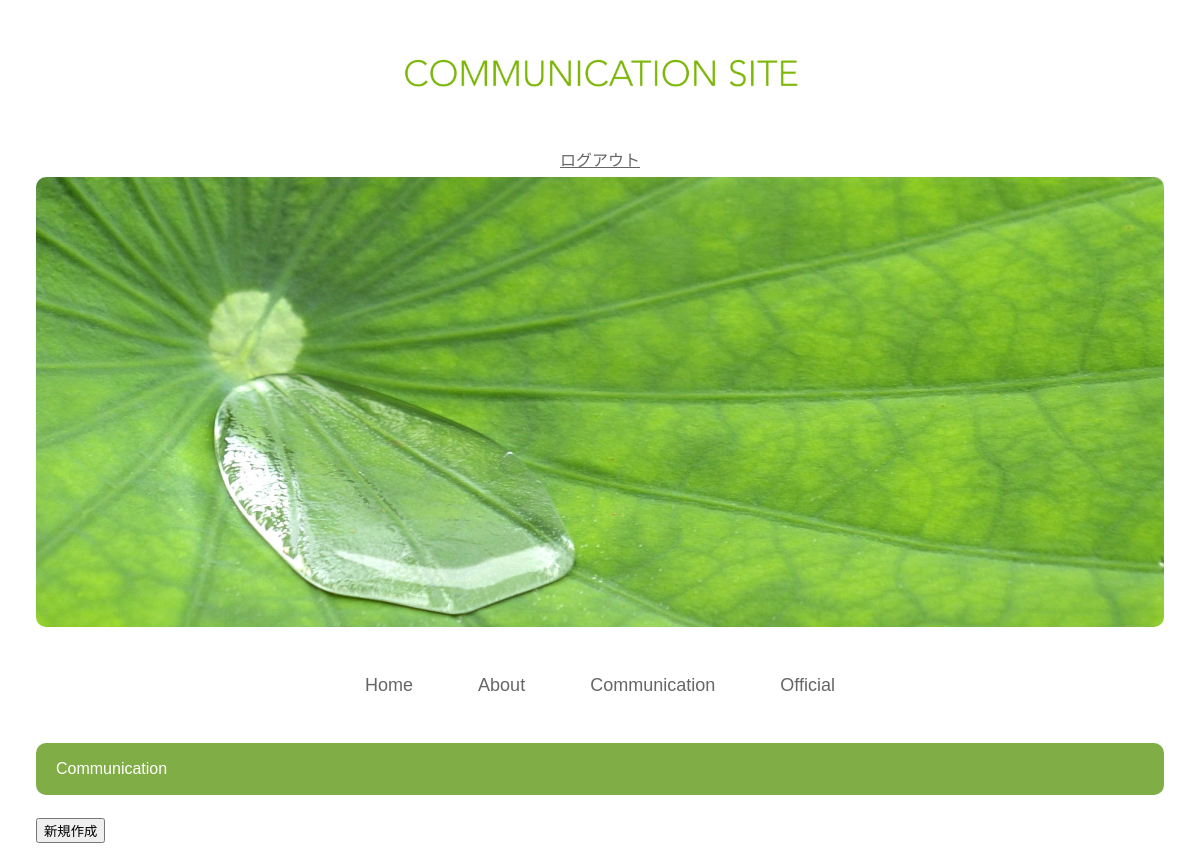
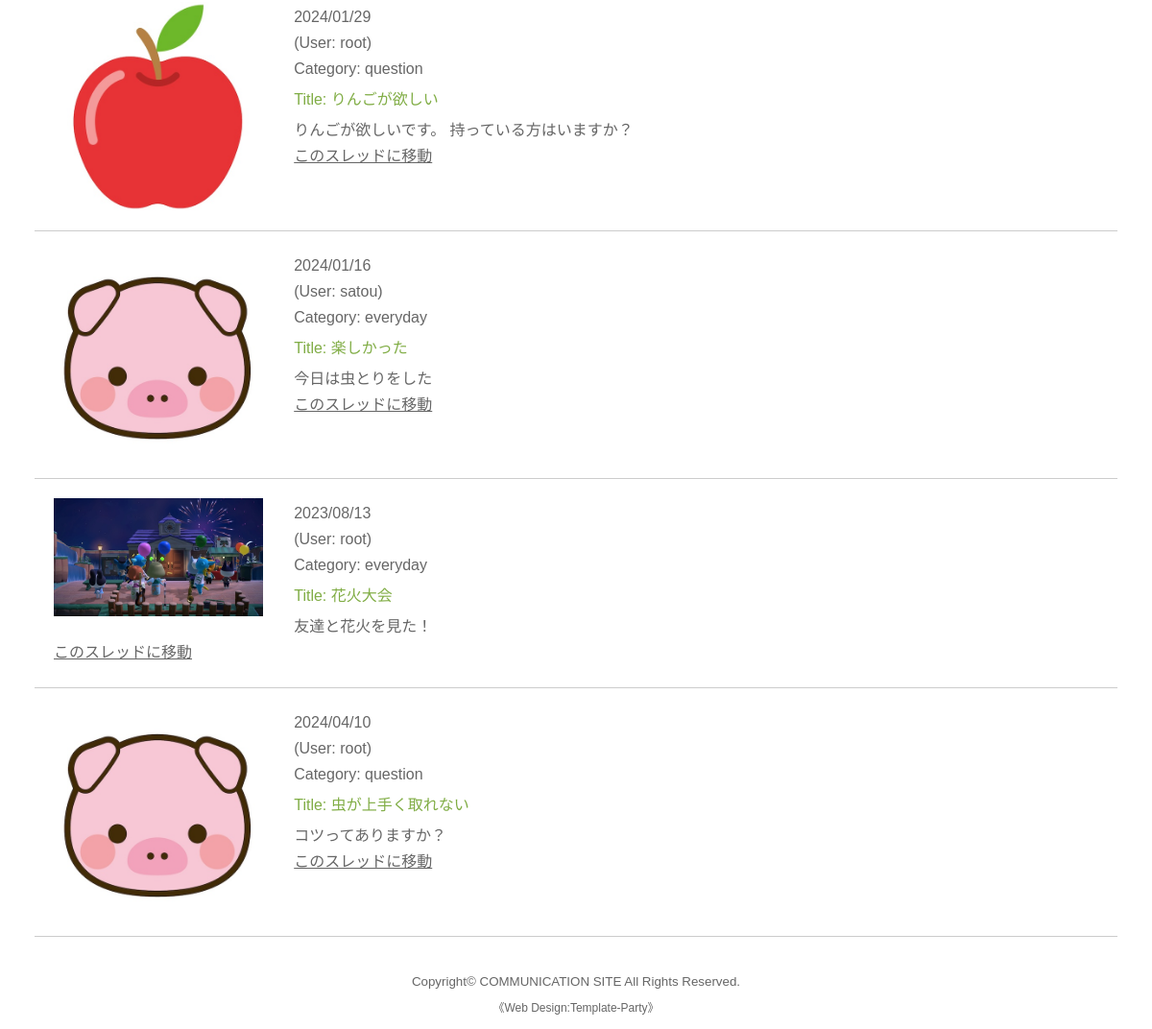
The page /communication/ (signed in) on the database its author committed (2 pictures, top to bottom).
### ac/models.py (models this page shows, shortened)
class Com(models.Model):
    created = models.DateTimeField(default=datetime.now())
    category = models.CharField(
               max_length=100,
               choices = CATEGORY
               )
    image = models.ImageField(null=True, blank=True, upload_to='upload/', default='upload/1896615.jpg')
    title = models.CharField(max_length=100)
    text = models.TextField(max_length=500)
    user = models.ForeignKey('auth.User', on_delete=models.CASCADE)

### ac/views.py (the view)
# urls.py: path('communication/', views.ListComView.as_view(), name='communication'),
class ListComView(LoginRequiredMixin, ListView):
    template_name = 'ac/communication.html'
    model = Com

### ac/templates/ac/communication.html (shortened to what this page needs)
{% extends 'base.html' %}
{% load static %}
{% block content %}
<div id="contents">
<section>
<h2>Communication</h2>
<a href="{% url 'communication_create' %}"><button type="submit">新規作成</button></a>
{% for item in object_list %}
<div class="list">
<img src="{{ item.image.url }}">
<p>{{ item.created|date:'Y/m/d' }}</p>
<p>(User: {{ item.user.username }})</p>
<p>Category: {{ item.category }}</p>
<h4>Title: {{ item.title }}</h4>
<p>{{ item.text }}</p>
<p><a href="{% url 'communication_detail' item.pk %}" class="btn btn-primary">このスレッドに移動</a></p>
</div>
{% endfor %}
</section>
</div>
{% endblock content %}

### templates/base.html (shortened to what this page needs)
{% load static %}
<!DOCTYPE html>
<html lang="ja">
<head>
<link rel="stylesheet" type="text/css" href="{% static 'ac/css/style.css' %}">
</head>
<body>
<div id="container">
    <header>
        <h1 id="logo"><a href="{% url 'home' %}"><img src="{% static 'ac/images/IMG_0389.jpg' %}" alt="SAMPLE SITE"></a></h1>
        <div class="navbar-nav d-flex flex-row">
            {% if request.user.is_authenticated %}
                <a class="nav-link mx-3" href="{% url 'accounts:logout' %}">ログアウト</a>
            {% else %}
                <a class="nav-link mx-3" href="{% url 'accounts:login' %}">ログイン</a>
                <a class="nav-link mx-3" href="{% url 'accounts:signup' %}">会員登録</a>
            {% endif %}
        </div>
        <aside id="mainimg"><img src="{% static 'ac/images/mainimg.jpg' %}" alt=""></aside>
    </header>
    <nav id="menubar">
        <ul>
            <li><a href="{% url 'home' %}">Home</a></li>
            <li><a href="{% url 'about' %}">About</a></li>
            <li><a href="{% url 'communication' %}">Communication</a></li>
            <li><a href="{% url 'official' %}">Official</a></li>
        </ul>
    </nav>
{% block content %}{% endblock content %}
<footer>
    <small>Copyright&copy; <a href="{% url 'home' %}">COMMUNICATION SITE</a> All Rights Reserved.</small>
    <span class="pr">《<a href="https://template-party.com/" target="_blank">Web Design:Template-Party</a>》</span>
</footer>
</div>
</body>
</html>

### ac/static/ac/css/style.css (style rules this page uses)
body { margin: 0px; padding: 0px; -webkit-text-size-adjust: none; color: #666; font-family: "ヒラギノ角ゴ Pro W3", "Hiragino Kaku Gothic Pro", "メイリオ", Meiryo, Osaka, "ＭＳ Ｐゴシック", "MS PGothic", sans-serif; font-size: 16px; line-height: 2; background: #fff; }
h1,h2,h3,h4,h5,p,ul,ol,li,dl,dt,dd,form,figure,form,select,input,textarea { margin: 0px;padding: 0px;font-size: 100%;font-weight: normal; }
ul { list-style-type: none; }
img { border: none;max-width: 100%;height: auto;vertical-align: middle; }
a { color: #666; transition: 0.3s; }
#container { max-width: 1400px; margin: 0 auto; padding: 0 3%; }
header { text-align: center; }
#logo img { width: 400px; margin: 40px auto 40px; }
#mainimg img { border-radius: 10px; margin-bottom: 40px; }
#menubar { text-align: center; font-size: 18px; margin-bottom: 40px; }
#menubar li { display: inline; }
#menubar li a { text-decoration: none; padding: 15px 30px; }
#contents h2 { clear: both; margin-bottom: 20px; color: #fff; padding: 10px 20px; background: #80ad45; border-radius: 10px; }
#contents p { padding: 0px 20px 20px; }
#contents p + p { margin-top: -5px; }
.list { overflow: hidden; border-bottom: 1px solid #ccc; padding: 20px; }
.list h4 { color: #80ad45; }
.list img { width: 20%; float: left; margin-right: 3% }
.list p { padding: 0 !important; }
footer { clear: both; text-align: center; padding: 30px 0px 10px; }
footer a { text-decoration: none; border: none; }
footer .pr { display: block; }
.pr { font-size: 12px; }

### rows shown on the page
Com: image (picture), created "2024/01/29", user.username "root", category "question", title "りんごが欲しい", text "りんごが欲しいです。 持っている方はいますか？"
Com: image (picture), created "2024/01/16", user.username "satou", category "everyday", title "楽しかった", text "今日は虫とりをした"
Com: image (picture), created "2023/08/13", user.username "root", category "everyday", title "花火大会", text "友達と花火を見た！"
Com: image (picture), created "2024/04/10", user.username "root", category "question", title "虫が上手く取れない", text "コツってありますか？"
